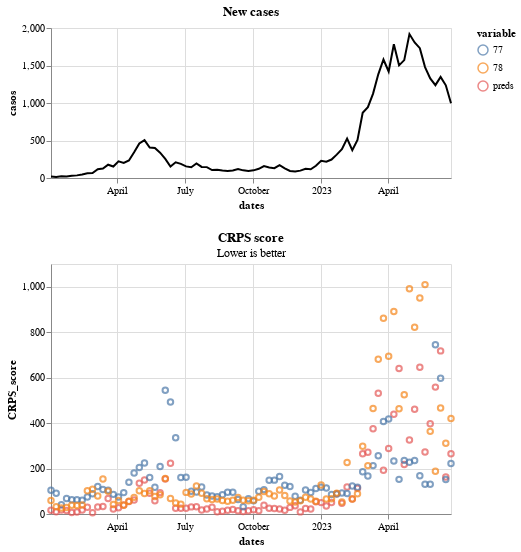

Notebook cell for this chart:
### Markdown cell above
To plot the score you can use:

### Code cell
score.plot_crps()

### Figure 1 — Vega-Lite specification as saved in the notebook (floating-point values rounded to 4 significant figures; data arrays with more than 128 entries replaced by an {"elided": "..."} marker saying what was removed)
{"config": {"view": {"continuousWidth": 300, "continuousHeight": 300}}, "vconcat": [{"data": {"name": "data-d4775c7e2b59a23393eb246775bc1f3d"}, "mark": {"type": "line"}, "encoding": {"color": {"value": "black"}, "x": {"field": "dates", "type": "temporal"}, "y": {"field": "casos", "type": "quantitative"}}, "height": 150, "title": "New cases", "width": 400}, {"layer": [{"mark": {"type": "point", "filled": false}, "encoding": {"color": {"field": "variable", "legend": {"legendX": 100}, "type": "nominal"}, "x": {"field": "dates", "type": "temporal"}, "y": {"field": "CRPS_score", "type": "quantitative"}}}, {"mark": {"type": "point"}, "encoding": {"color": {"field": "variable", "legend": {"legendX": 100}, "type": "nominal"}, "opacity": {"condition": {"param": "param_1", "value": 1, "empty": false}, "value": 0}, "x": {"field": "dates", "type": "temporal"}, "y": {"field": "CRPS_score", "type": "quantitative"}}}, {"mark": {"type": "rule", "color": "gray"}, "encoding": {"opacity": {"condition": {"param": "param_1", "value": 0.3, "empty": false}, "value": 0}, "tooltip": [{"field": "dates", "title": "Date", "type": "temporal"}, {"field": "preds", "format": ".2f", "type": "quantitative"}, {"field": "77", "format": ".2f", "type": "quantitative"}, {"field": "78", "format": ".2f", "type": "quantitative"}], "x": {"field": "dates", "type": "temporal"}}, "name": "view_1", "transform": [{"pivot": "variable", "value": "CRPS_score", "groupby": ["dates"]}]}], "data": {"name": "data-5f40759a66c681895e3eb39e16c46904"}, "height": 250, "title": {"text": "CRPS score", "subtitle": "Lower is better"}, "width": 400}], "params": [{"name": "param_1", "select": {"type": "point", "fields": ["dates"], "nearest": true, "on": "pointerover"}, "views": ["view_1"]}], "$schema": "https://vega.github.io/schema/vega-lite/v5.17.0.json", "datasets": {"data-d4775c7e2b59a23393eb246775bc1f3d": [{"dates": "2022-01-02T00:00:00", "casos": 21.0}, {"dates": "2022-01-09T00:00:00", "casos": 14.0}, {"dates": "2022-01-16T00:00:00", "casos": 22.0}, {"dates": "2022-01-23T00:00:00", "casos": 19.0}, {"dates": "2022-01-30T00:00:00", "casos": 31.0}, {"dates": "2022-02-06T00:00:00", "casos": 35.0}, {"dates": "2022-02-13T00:00:00", "casos": 47.0}, {"dates": "2022-02-20T00:00:00", "casos": 62.0}, {"dates": "2022-02-27T00:00:00", "casos": 66.0}, {"dates": "2022-03-06T00:00:00", "casos": 116.0}, {"dates": "2022-03-13T00:00:00", "casos": 126.0}, {"dates": "2022-03-20T00:00:00", "casos": 177.0}, {"dates": "2022-03-27T00:00:00", "casos": 153.0}, {"dates": "2022-04-03T00:00:00", "casos": 222.0}, {"dates": "2022-04-10T00:00:00", "casos": 201.0}, {"dates": "2022-04-17T00:00:00", "casos": 234.0}, {"dates": "2022-04-24T00:00:00", "casos": 342.0}, {"dates": "2022-05-01T00:00:00", "casos": 461.0}, {"dates": "2022-05-08T00:00:00", "casos": 505.0}, {"dates": "2022-05-15T00:00:00", "casos": 406.0}, {"dates": "2022-05-22T00:00:00", "casos": 400.0}, {"dates": "2022-05-29T00:00:00", "casos": 338.0}, {"dates": "2022-06-05T00:00:00", "casos": 255.0}, {"dates": "2022-06-12T00:00:00", "casos": 153.0}, {"dates": "2022-06-19T00:00:00", "casos": 209.0}, {"dates": "2022-06-26T00:00:00", "casos": 189.0}, {"dates": "2022-07-03T00:00:00", "casos": 155.0}, {"dates": "2022-07-10T00:00:00", "casos": 144.0}, {"dates": "2022-07-17T00:00:00", "casos": 194.0}, {"dates": "2022-07-24T00:00:00", "casos": 148.0}, {"dates": "2022-07-31T00:00:00", "casos": 145.0}, {"dates": "2022-08-07T00:00:00", "casos": 106.0}, {"dates": "2022-08-14T00:00:00", "casos": 110.0}, {"dates": "2022-08-21T00:00:00", "casos": 99.0}, {"dates": "2022-08-28T00:00:00", "casos": 94.0}, {"dates": "2022-09-04T00:00:00", "casos": 101.0}, {"dates": "2022-09-11T00:00:00", "casos": 120.0}, {"dates": "2022-09-18T00:00:00", "casos": 102.0}, {"dates": "2022-09-25T00:00:00", "casos": 95.0}, {"dates": "2022-10-02T00:00:00", "casos": 102.0}, {"dates": "2022-10-09T00:00:00", "casos": 123.0}, {"dates": "2022-10-16T00:00:00", "casos": 160.0}, {"dates": "2022-10-23T00:00:00", "casos": 139.0}, {"dates": "2022-10-30T00:00:00", "casos": 131.0}, {"dates": "2022-11-06T00:00:00", "casos": 171.0}, {"dates": "2022-11-13T00:00:00", "casos": 129.0}, {"dates": "2022-11-20T00:00:00", "casos": 94.0}, {"dates": "2022-11-27T00:00:00", "casos": 86.0}, {"dates": "2022-12-04T00:00:00", "casos": 98.0}, {"dates": "2022-12-11T00:00:00", "casos": 123.0}, {"dates": "2022-12-18T00:00:00", "casos": 117.0}, {"dates": "2022-12-25T00:00:00", "casos": 163.0}, {"dates": "2023-01-01T00:00:00", "casos": 230.0}, {"dates": "2023-01-08T00:00:00", "casos": 218.0}, {"dates": "2023-01-15T00:00:00", "casos": 246.0}, {"dates": "2023-01-22T00:00:00", "casos": 312.0}, {"dates": "2023-01-29T00:00:00", "casos": 383.0}, {"dates": "2023-02-05T00:00:00", "casos": 525.0}, {"dates": "2023-02-12T00:00:00", "casos": 372.0}, {"dates": "2023-02-19T00:00:00", "casos": 507.0}, {"dates": "2023-02-26T00:00:00", "casos": 870.0}, {"dates": "2023-03-05T00:00:00", "casos": 945.0}, {"dates": "2023-03-12T00:00:00", "casos": 1125.0}, {"dates": "2023-03-19T00:00:00", "casos": 1382.0}, {"dates": "2023-03-26T00:00:00", "casos": 1580.0}, {"dates": "2023-04-02T00:00:00", "casos": 1420.0}, {"dates": "2023-04-09T00:00:00", "casos": 1783.0}, {"dates": "2023-04-16T00:00:00", "casos": 1502.0}, {"dates": "2023-04-23T00:00:00", "casos": 1572.0}, {"dates": "2023-04-30T00:00:00", "casos": 1919.0}, {"dates": "2023-05-07T00:00:00", "casos": 1807.0}, {"dates": "2023-05-14T00:00:00", "casos": 1731.0}, {"dates": "2023-05-21T00:00:00", "casos": 1479.0}, {"dates": "2023-05-28T00:00:00", "casos": 1328.0}, {"dates": "2023-06-04T00:00:00", "casos": 1238.0}, {"dates": "2023-06-11T00:00:00", "casos": 1348.0}, {"dates": "2023-06-18T00:00:00", "casos": 1236.0}, {"dates": "2023-06-25T00:00:00", "casos": 996.0}], "data-5f40759a66c681895e3eb39e16c46904": {"elided": "234 records"}}}
